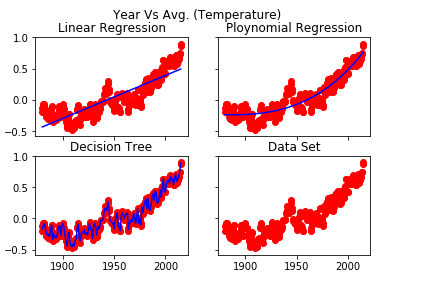

This chart was generated by the following Python code:
# Polynomial Regression

# Importing the libraries
import numpy as np
import matplotlib.pyplot as plt
import pandas as pd

# Importing the dataset
dataset = pd.read_csv('annual_temp.csv')
X = dataset.iloc[:, 1:2].values
y = dataset.iloc[:, 2].values

# Splitting the dataset into the Training set and Test set
"""from sklearn.cross_validation import train_test_split
X_train, X_test, y_train, y_test = train_test_split(X, y, test_size = 0.2, random_state = 0)"""


# Fitting Linear Regression to the dataset
from sklearn.linear_model import LinearRegression
lin_reg = LinearRegression()
lin_reg.fit(X, y)

# Fitting Polynomial Regression to the dataset
from sklearn.preprocessing import PolynomialFeatures
poly_reg = PolynomialFeatures(degree = 12)
X_poly = poly_reg.fit_transform(X)
poly_reg.fit(X_poly, y)
lin_reg_2 = LinearRegression()
lin_reg_2.fit(X_poly, y)

from sklearn.tree import DecisionTreeRegressor
regressor = DecisionTreeRegressor(random_state = 0)
regressor.fit(X, y)


fig, ((ax1, ax2), (ax3, ax4)) = plt.subplots(2,2)
fig.suptitle('Year Vs Avg. (Temperature)')
ax1.set_title('Linear Regression')
ax1.scatter(X, y, color = 'red')
ax1.plot(X, lin_reg.predict(X), color = 'blue')
ax2.set_title('Ploynomial Regression')
ax2.scatter(X, y, color = 'red')
ax2.plot(X, lin_reg_2.predict(poly_reg.fit_transform(X)), color = 'blue')
ax3.set_title('Decision Tree')
ax3.scatter(X, y, color = 'red')
ax3.plot(X, regressor.predict(X), color = 'blue')
ax4.scatter(X, y, color = 'red')
ax4.set_title('Data Set')

for ax in fig.get_axes():
    ax.label_outer()
